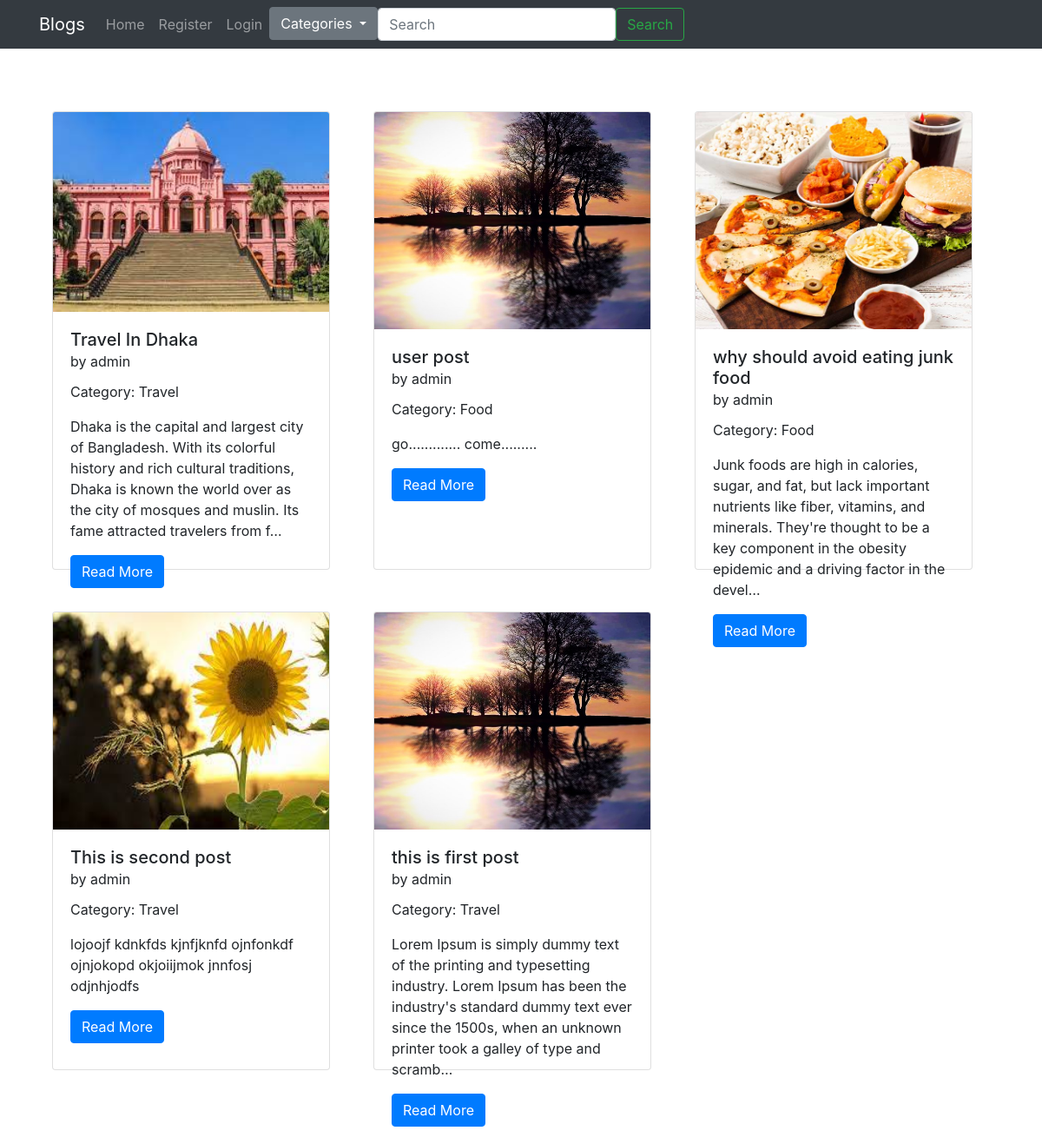
The page / on the database its author committed.
### mblogapp/models.py (models this page shows, shortened)
class BlogPost(models.Model):
    title=models.CharField(max_length=255)
    author= models.ForeignKey(User, on_delete=models.CASCADE)
    slug=models.CharField(max_length=130)
    content=models.TextField()
    image = models.ImageField(upload_to="profile_pics", blank=True, null=True)
    dateTime=models.DateTimeField(auto_now_add=True)
    created_on = models.DateTimeField(auto_now_add=True)
    category = models.ForeignKey(Category, on_delete=models.SET_NULL, null=True, blank=True)
    status = models.IntegerField(choices=STATUS, default=0)

class Category(models.Model):
    name = models.CharField(max_length=100)

### mblogapp/views.py (the view)
# urls.py: path("", views.blogs, name="blogs"),
def blogs(request):
    posts = BlogPost.objects.all()
    posts = BlogPost.objects.filter().order_by('-dateTime')
    posts = BlogPost.objects.select_related('category').order_by('-dateTime')
    categories = Category.objects.all()
    return render(request, "blog.html", {'posts': posts, 'categories': categories})

### mblogapp/Template/blog.html (shortened to what this page needs)
{% extends "base.html" %}
{% block content %}
<div class="container mt-5 mb-3">
  <div class="row">
      {% for post in posts %}
      <div class="col-lg-4 my-4">
          <div class="card shadow" style="width: 20rem; height: 33rem;">
              <img src="{{ post.image.url }}" class="card-img-top" alt="..." height="250px">
              <div class="card-body">
                  <h5 class="card-title">{{ post.title }} <br><small>by {{ post.author }}</small></h5>
                  <p>Category: {{ post.category.name }}</p>
                  <p class="card-text">{{ post.content|truncatechars:210 }}</p>
                  <a href="{% url 'blogs_comments' post.slug %}" class="btn btn-primary">Read More</a>
              </div>
          </div>
      </div>
      {% endfor %}
  </div>
</div>
{% endblock %}

### mblogapp/Template/base.html (shortened to what this page needs)
<!DOCTYPE html>
<html lang="en">
<head>
    <link rel="stylesheet" href="https://maxcdn.bootstrapcdn.com/bootstrap/4.0.0/css/bootstrap.min.css">
</head>
<body>
    <nav class="navbar navbar-expand-lg navbar-dark bg-dark">
        <div class="container">
            <a class="navbar-brand" href="#">Blogs</a>
            <div class="collapse navbar-collapse" id="navbarSupportedContent">
                <ul class="navbar-nav me-auto mb-2 mb-lg-0">
                    <li class="nav-item">
                        <a class="nav-link {% block homeactive %}{% endblock %}" href="/">Home</a>
                    </li>
                    {% if user.is_authenticated %}
                    <li class="nav-item">
                        <a class="nav-link {% block add_blogs_active %}{% endblock %}" href="/add_blogs/">Add Blogs</a>
                    </li>
                    <li class="nav-item">
                        <a class="nav-link active" href="#">Hello {{request.user}}</a>
                    </li>
                    <li class="nav-item">
                        <a class="nav-link {% block profileactive %}{% endblock %}" href="/profile/">Profile</a>
                    </li>
                    <li class="nav-item">
                        <a class="nav-link" href="/logout/">Logout</a>
                    </li>
                    {% else %}
                    <li class="nav-item">
                        <a class="nav-link {% block registeractive %}{% endblock %}" href="/register/">Register</a>
                    </li>
                    <li class="nav-item">
                        <a class="nav-link {% block loginactive %}{% endblock %}" href="/login/">Login</a>
                    </li>
                    <li class="nav-item">
                        <div class="dropdown">
                            <button class="btn btn-secondary dropdown-toggle" type="button" id="categoryDropdown" data-toggle="dropdown" aria-haspopup="true" aria-expanded="false">
                                Categories
                            </button>
                        </div>
                    </li>
                    {% endif %}
                </ul>
                <form class="d-flex">
                    <input class="form-control me-2" type="search" placeholder="Search" aria-label="Search">
                    <button class="btn btn-outline-success" type="submit">Search</button>
                </form>
            </div>
        </div>
    </nav>
    <div class="container">
        {% block content %}{% endblock %}
    </div>
</body>
</html>

### rows shown on the page
BlogPost: image (picture), title "Travel In Dhaka", author "admin", category.name "Travel", content "Dhaka is the capital and largest city of Bangladesh. With its colorful history and rich cultural traditions, Dhaka is known the world over as the city of mosques and muslin. Its fame attracted travelers from f…"
BlogPost: image (picture), title "user post", author "admin", category.name "Food", content "go............. come........."
BlogPost: image (picture), title "why should avoid eating junk food", author "admin", category.name "Food", content "Junk foods are high in calories, sugar, and fat, but lack important nutrients like fiber, vitamins, and minerals. They're thought to be a key component in the obesity epidemic and a driving factor in the devel…"
BlogPost: image (picture), title "This is second post", author "admin", category.name "Travel", content "lojoojf kdnkfds kjnfjknfd ojnfonkdf ojnjokopd okjoiijmok jnnfosj odjnhjodfs"
BlogPost: image (picture), title "this is first post", author "admin", category.name "Travel", content "Lorem Ipsum is simply dummy text of the printing and typesetting industry. Lorem Ipsum has been the industry's standard dummy text ever since the 1500s, when an unknown printer took a galley of type and scramb…"
